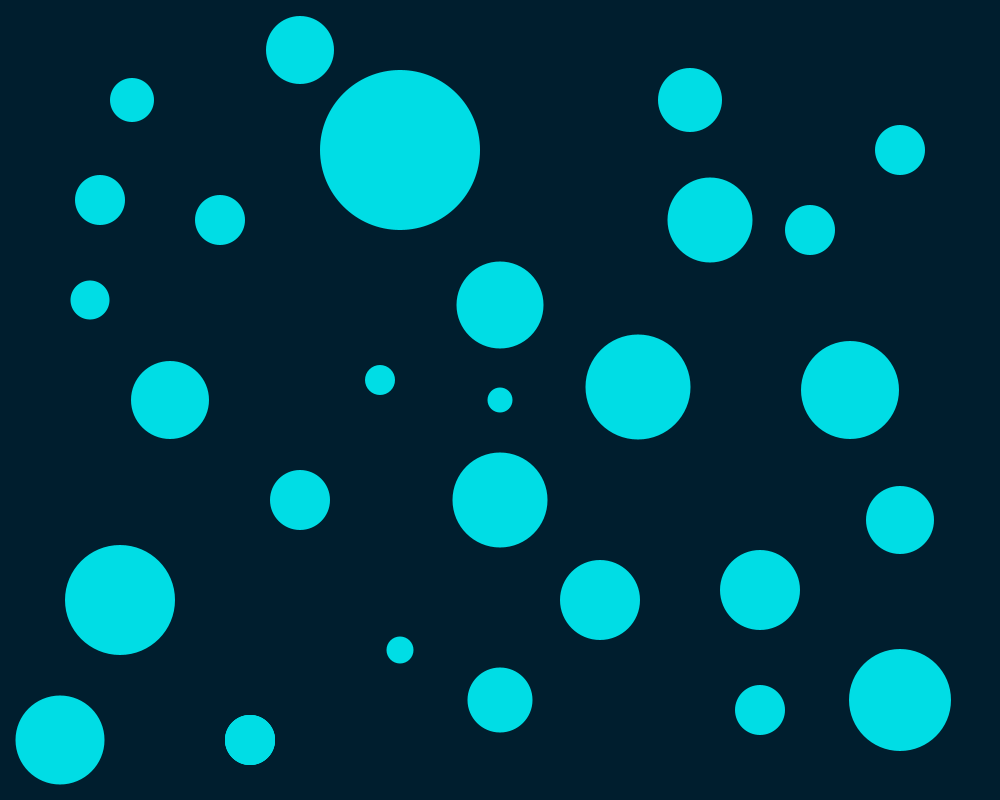
Frame 1 (no input)
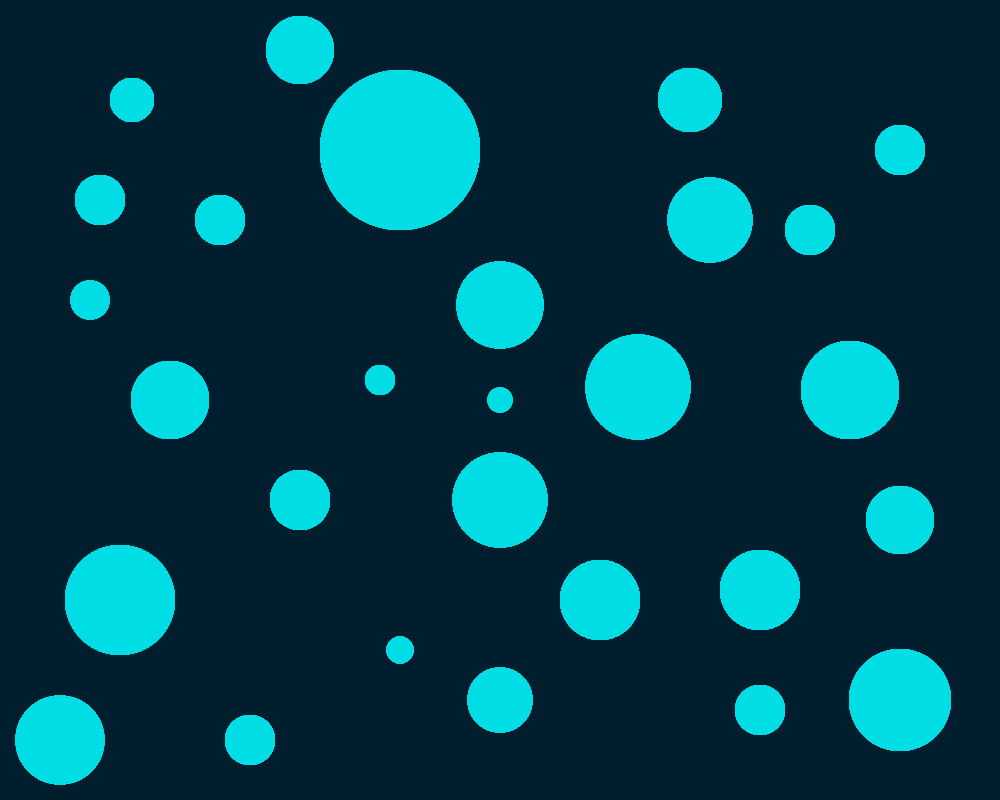
Frame 60 (the mouse pressed at the canvas centre just before this capture)
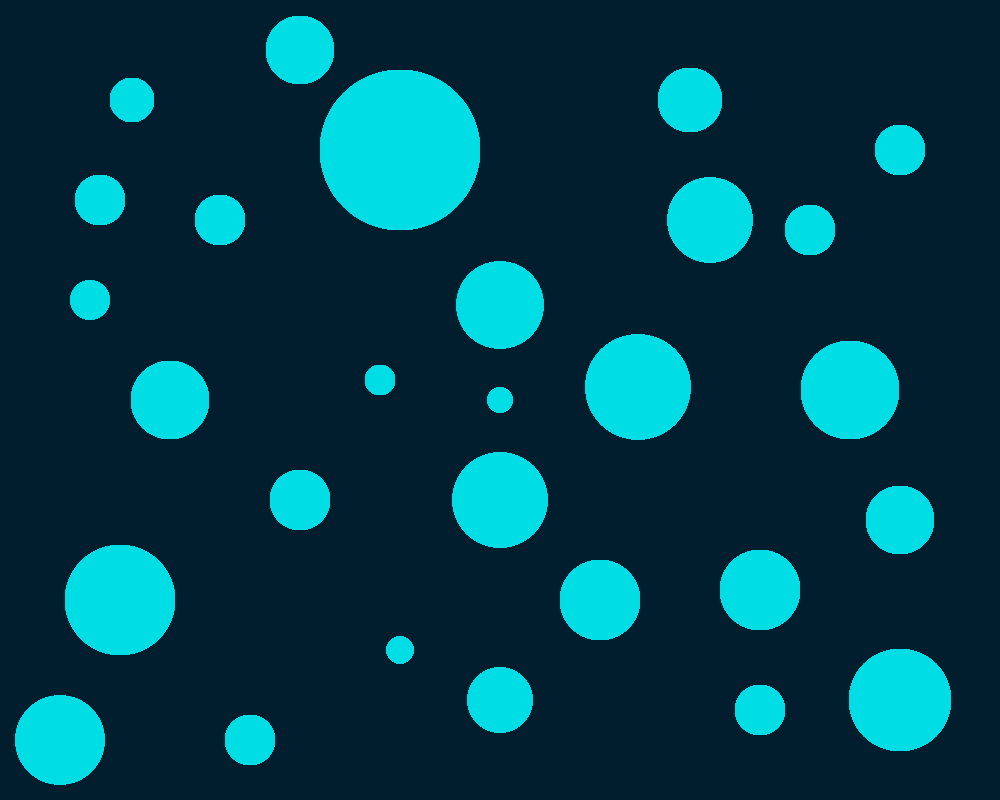
Frame 120 (the mouse held since frame 60 and released just before this capture)

The Processing sketch that drew these frames (run headless with seeded random() and noise(); from frame 60 on, the mouse is pressed at the canvas centre):

// Processing sketch: processing_37611
// ── processing_37611.pde

void setup() {
  size(1000, 800);
  background(0, 30, 46);
}
void draw() {
  stroke(0, 0, 0, 0);
  
  fill(0, 221, 229);
  ellipse(100, 200, 50, 50);
  
  fill(0, 221, 229);
  ellipse(300, 500, 60, 60);
  
  fill(0, 221, 229);
  ellipse(600, 600, 80, 80);
  
  fill(0, 221, 229);
  ellipse(900, 700, 102, 102);
  
  fill(0, 221, 229);
  ellipse(300, 50, 68, 68);
  
  fill(0, 221, 229);
  ellipse(50, 900, 93, 93);
  
  fill(0, 221, 229);
  ellipse(400, 650, 27, 27);
  
  fill(0, 221, 229);
  ellipse(638, 387, 105, 105);
  
  fill(0, 221, 229);
  ellipse(60, 740, 89, 89);
  
  fill(0, 221, 229);
  ellipse(132, 100, 44, 44);
  
  fill(0, 221, 229);
  ellipse(250, 740, 50, 50);
  
  fill(0, 221, 229);
  ellipse(400, 150, 160, 160);
  
  fill(0, 221, 229);
  ellipse(900, 150, 50, 50);
  
  fill(0, 221, 229);
  ellipse(500, 305, 87, 87);
  
  fill(0, 221, 229);
  ellipse(900, 520, 68, 68);
  
  fill(0, 221, 229);
  ellipse(120, 600, 110, 110);
  
  fill(0, 221, 229);
  ellipse(170, 400, 78, 78);
  
  fill(0, 221, 229);
  ellipse(710, 220, 85, 85);
  
  fill(0, 221, 229);
  ellipse(690, 100, 64, 64);
  
  fill(0, 221, 229);
  ellipse(760, 710, 50, 50);
  
  fill(0, 221, 229);
  ellipse(500, 500, 95, 95);
  
  fill(0, 221, 229);
  ellipse(380, 380, 30, 30);
  
  fill(0, 221, 229);
  ellipse(850, 400, 28, 28);
  
  fill(0, 221, 229);
  ellipse(250, 740, 50, 50);
  
  fill(0, 221, 229);
  ellipse(500, 400, 25, 25);
  
  fill(0, 221, 229);
  ellipse(250, 740, 50, 50);
  
  fill(0, 221, 229);
  ellipse(220, 220, 50, 50);
  
  fill(0, 221, 229);
  ellipse(810, 230, 50, 50);
  
  fill(0, 221, 229);
  ellipse(760, 590, 80, 80);
  
  fill(0, 221, 229);
  ellipse(500, 700, 65, 65);
  
  fill(0, 221, 229);
  ellipse(90, 300, 39, 39);
  
  fill(0, 221, 229);
  ellipse(850, 390, 98, 98);

 
}

                
                
